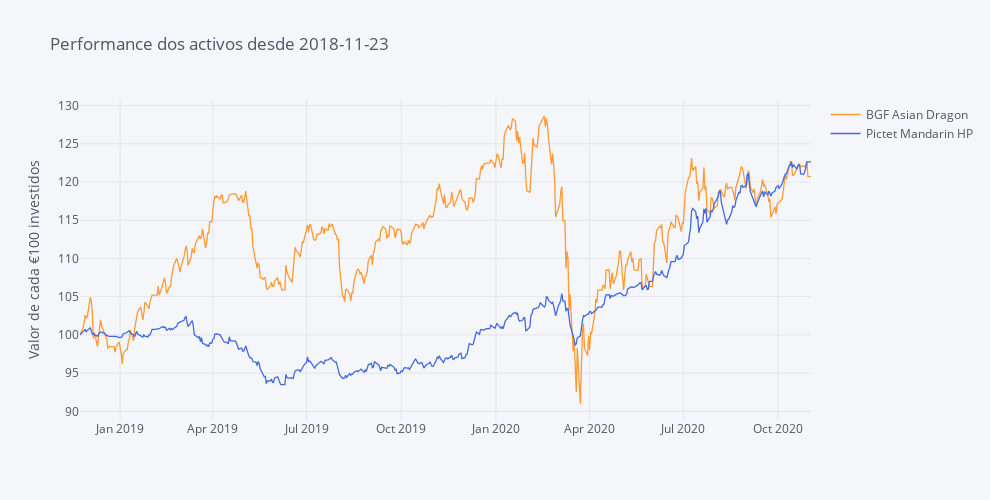

This figure's notebook cell:
### Markdown cell above
Comparação entre:

    Pictet TR - Mandarin HP EUR LU0496443887
    BGF Asian Dragon A2 EUR - LU0171269466

### Code cell
fundos_norm.iplot(dimensions = dimensions,title='Performance dos activos desde ' + begin,
                  yTitle='Valor de cada €100 investidos', colors=Palette)

### Figure 1 — Plotly figure (JSON) as saved in the notebook; plotly's stock layout.template omitted (floating-point values rounded to 4 significant figures; data arrays with more than 128 entries replaced by an {"elided": "..."} marker saying what was removed)
{"data": [{"line": {"color": "rgba(255, 153, 51, 1.0)", "dash": "solid", "shape": "linear", "width": 1.3}, "mode": "lines", "name": "BGF Asian Dragon", "text": "", "type": "scatter", "x": {"elided": "516 str values"}, "y": {"elided": "516 float values"}}, {"line": {"color": "rgba(65, 105, 225, 1.0)", "dash": "solid", "shape": "linear", "width": 1.3}, "mode": "lines", "name": "Pictet Mandarin HP", "text": "", "type": "scatter", "x": {"elided": "516 str values"}, "y": {"elided": "516 float values"}}], "layout": {"height": 500, "legend": {"bgcolor": "#F5F6F9", "font": {"color": "#4D5663"}}, "paper_bgcolor": "#F5F6F9", "plot_bgcolor": "#F5F6F9", "title": {"font": {"color": "#4D5663"}, "text": "Performance dos activos desde 2018-11-23"}, "width": 990, "xaxis": {"autorange": true, "gridcolor": "#E1E5ED", "range": ["2018-11-23", "2020-11-02"], "showgrid": true, "tickfont": {"color": "#4D5663"}, "title": {"font": {"color": "#4D5663"}, "text": ""}, "type": "date", "zerolinecolor": "#E1E5ED"}, "yaxis": {"autorange": true, "gridcolor": "#E1E5ED", "range": [88.87, 130.7], "showgrid": true, "tickfont": {"color": "#4D5663"}, "title": {"font": {"color": "#4D5663"}, "text": "Valor de cada €100 investidos"}, "type": "linear", "zerolinecolor": "#E1E5ED"}}}
